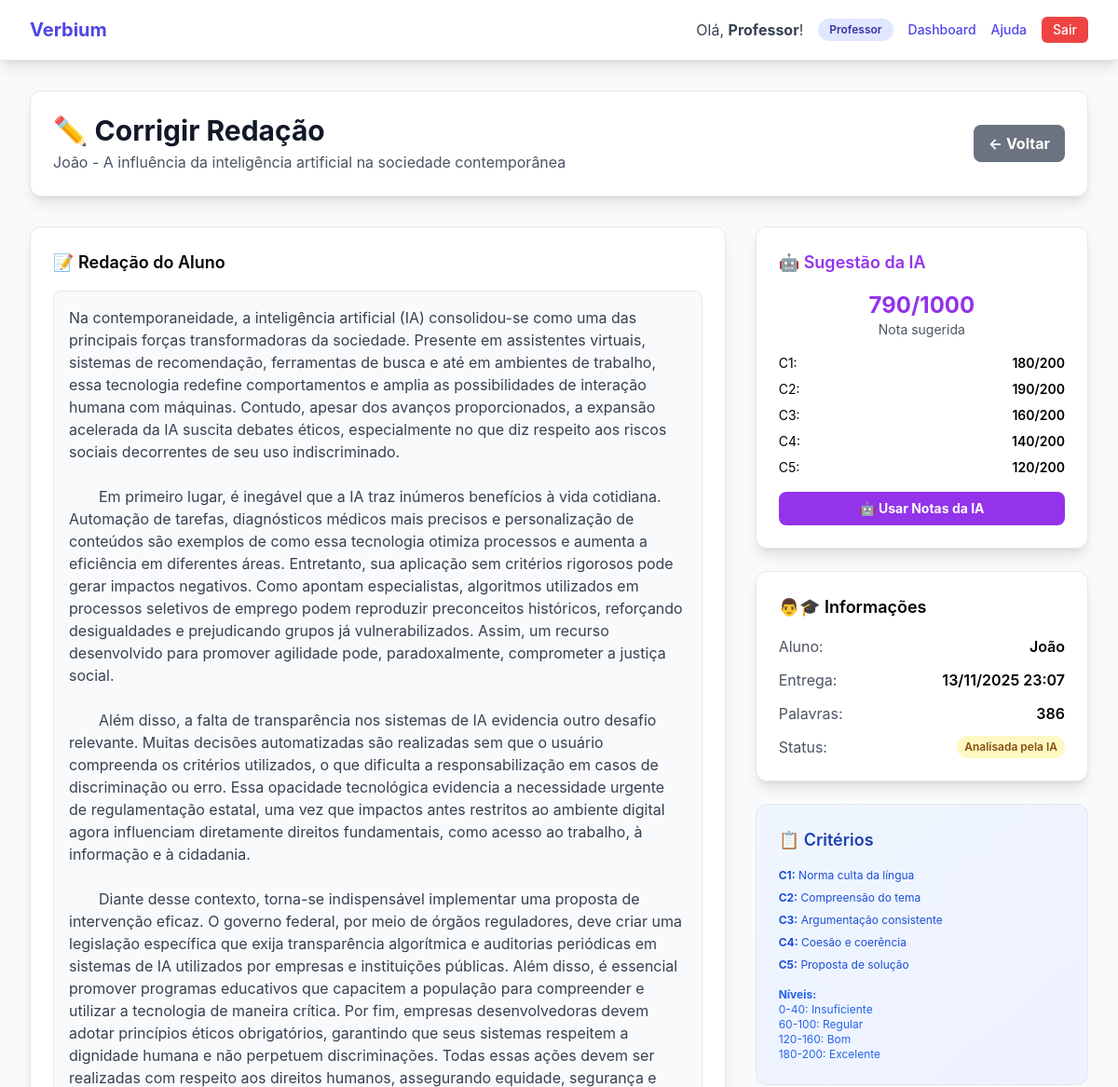
/redacoes/corrigir/4/ (signed in, upper part), run on an earlier commit of the app's database.
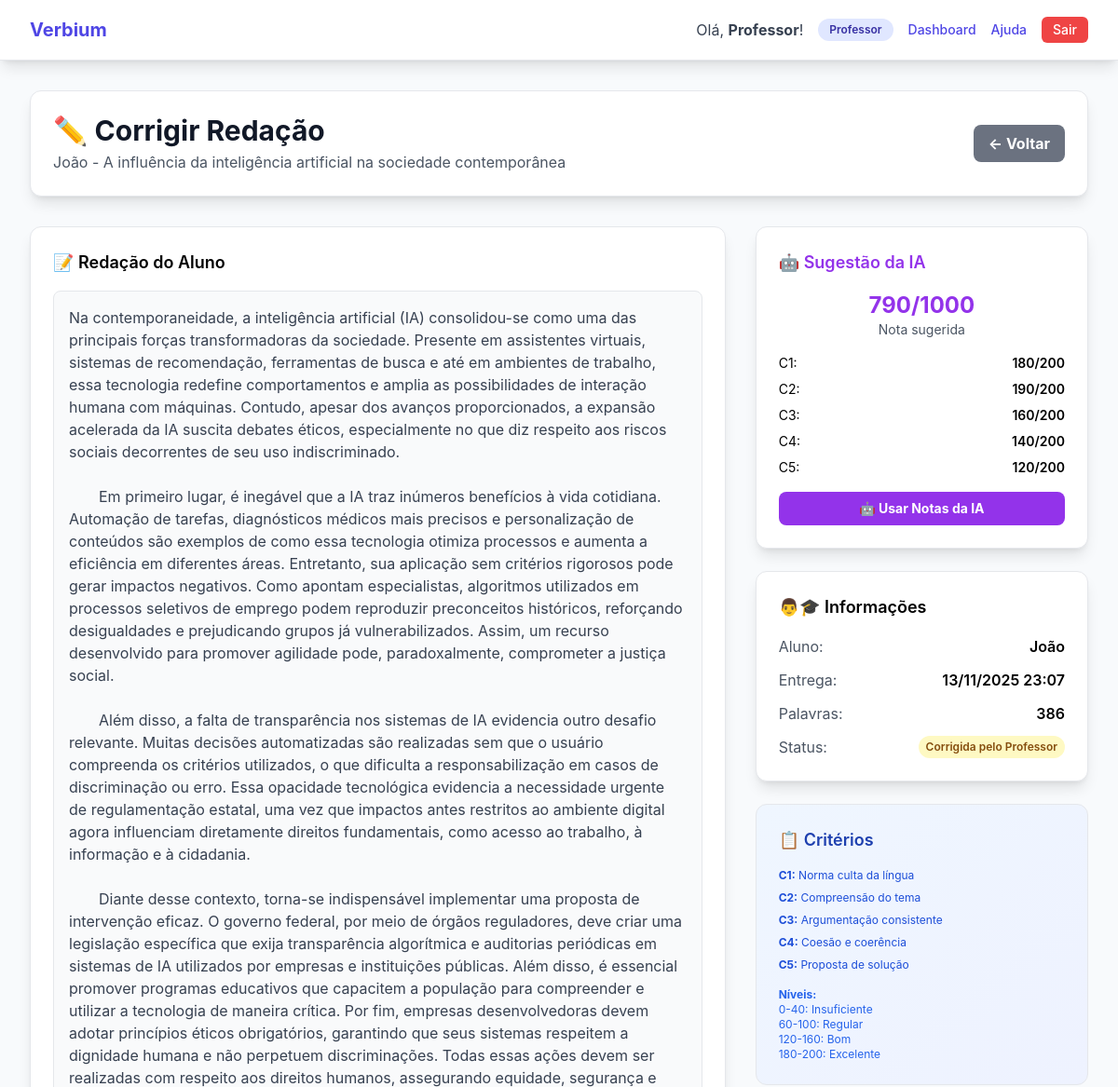
And on a later commit of the database.
### tarefas/models_redacao.py (models this page shows, shortened)
class RedacaoEntrega(models.Model):
    tema = models.ForeignKey(RedacaoTema, on_delete=models.CASCADE, related_name='entregas')
    aluno = models.ForeignKey(User, on_delete=models.CASCADE,
                              limit_choices_to={'is_superuser': False},
                              related_name='redacoes_entregues')
    texto = models.TextField(verbose_name='Texto da Redação')
    data_entrega = models.DateTimeField(default=timezone.now)
    STATUS_CHOICES = [
        ('pendente', 'Aguardando Correção'),
        ('ia_analisada', 'Analisada pela IA'),
        ('corrigida', 'Corrigida pelo Professor'),
    ]
    status = models.CharField(max_length=20, choices=STATUS_CHOICES, default='pendente')
    palavras_count = models.IntegerField(default=0)
    class Meta:
        verbose_name = 'Entrega de Redação'
        verbose_name_plural = 'Entregas de Redação'
        unique_together = ('tema', 'aluno')
        ordering = ['-data_entrega']

class RedacaoTema(models.Model):
    professor = models.ForeignKey(User, on_delete=models.CASCADE,
                                  limit_choices_to={'is_superuser': True},
                                  related_name='temas_redacao')
    titulo = models.CharField(max_length=200, verbose_name='Título do Tema')
    enunciado = models.TextField(verbose_name='Enunciado Completo')
    textos_apoio = models.TextField(blank=True, verbose_name='Textos de Apoio')
    arquivo_tema = models.FileField(upload_to='redacao_temas/', blank=True, null=True, verbose_name='Arquivo do Tema (PDF)')
    data_publicacao = models.DateTimeField(default=timezone.now)
    data_expiracao = models.DateTimeField(verbose_name='Prazo de Entrega')
    palavras_min = models.IntegerField(default=200, verbose_name='Mínimo de Palavras')
    palavras_max = models.IntegerField(default=500, verbose_name='Máximo de Palavras')
    ativo = models.BooleanField(default=True)
    class Meta:
        verbose_name = 'Tema de Redação'
        verbose_name_plural = 'Temas de Redação'
        ordering = ['-data_publicacao']

### tarefas/views_redacao.py (the view, shortened to what this page needs)
# urls.py: path('redacoes/corrigir/<int:entrega_id>/', corrigir_redacao, name='corrigir_redacao'),
@login_required
@user_passes_test(is_professor)
def corrigir_redacao(request, entrega_id):
    entrega = get_object_or_404(RedacaoEntrega, id=entrega_id, tema__professor=request.user)
    analise_ia = getattr(entrega, 'analise_ia', None)
    return render(request, 'redacao/corrigir.html', {
        'entrega': entrega,
        'analise_ia': analise_ia
    })

### tarefas/models_redacao.py (called while the page is built)
    @property
    def nota_total_ia(self):
        return (self.nota_ia_c1 + self.nota_ia_c2 + self.nota_ia_c3 +
                self.nota_ia_c4 + self.nota_ia_c5)

### tarefas/views_redacao.py (called while the page is built)
def is_professor(user):
    return user.is_superuser

### templates/redacao/corrigir.html (shortened to what the changed rows need)
{% extends 'base.html' %}
{% block content %}
<div class="max-w-7xl mx-auto px-4 sm:px-6 lg:px-8 py-8">
    <header class="mb-8 bg-white p-6 rounded-xl shadow-lg border">
        <div class="flex justify-between items-center">
            <div>
                <h1 class="text-3xl font-bold text-gray-900">✏️ Corrigir Redação</h1>
                <p class="text-gray-600 mt-1">{{ entrega.aluno.first_name|default:entrega.aluno.username }} - {{ entrega.tema.titulo }}</p>
            </div>
        </div>
    </header>
    <div class="grid grid-cols-1 lg:grid-cols-3 gap-8">
        <div class="lg:col-span-1 space-y-6">
            <div class="bg-white p-6 rounded-xl shadow-lg border">
                <div class="space-y-3">
                    <div class="flex justify-between">
                        <span class="text-gray-600">Aluno:</span>
                        <span class="font-semibold">{{ entrega.aluno.first_name|default:entrega.aluno.username }}</span>
                    </div>
                    <div class="flex justify-between">
                        <span class="text-gray-600">Entrega:</span>
                        <span class="font-semibold">{{ entrega.data_entrega|date:"d/m/Y H:i" }}</span>
                    </div>
                    <div class="flex justify-between">
                        <span class="text-gray-600">Palavras:</span>
                        <span class="font-semibold">{{ entrega.palavras_count }}</span>
                    </div>
                    <div class="flex justify-between">
                        <span class="text-gray-600">Status:</span>
                        <span class="px-2 py-1 bg-yellow-100 text-yellow-800 rounded-full text-xs font-semibold">
                            {{ entrega.get_status_display }}
                        </span>
                    </div>
                </div>
            </div>
        </div>
    </div>
</div>
{% endblock %}

What changed in the data, as far as the page shows it:
changed RedacaoEntrega "João": status "Analisada pela IA" → "Corrigida pelo Professor"
